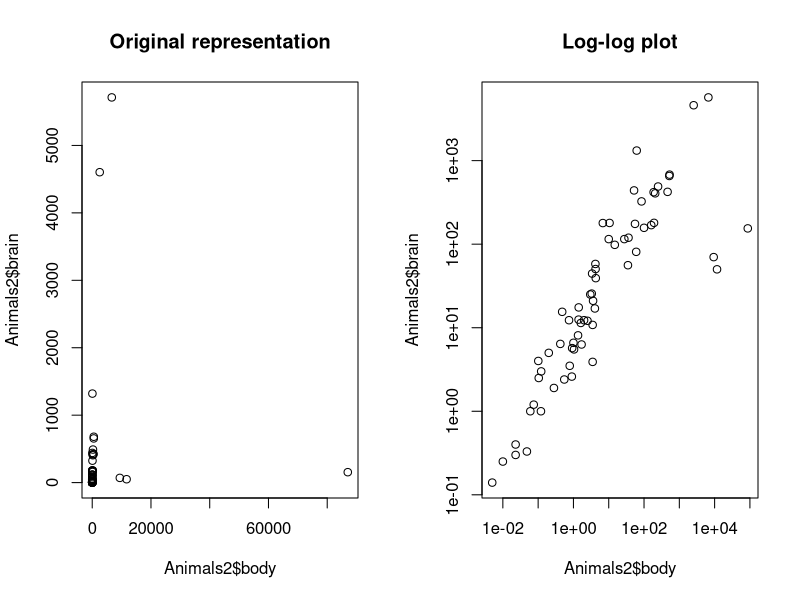

Here is the R script that generated this plot:
# Load the robustbase package
library(robustbase)

# Set up the side-by-side plot array
par(mfrow = c(1,2))

# First plot: brain vs. body in its original form
plot(Animals2$body, Animals2$brain)

# Add the first title
title("Original representation")

# Second plot: log-log plot of brain vs. body
plot(Animals2$body, Animals2$brain, log = "xy")

# Add the second title
title("Log-log plot")
